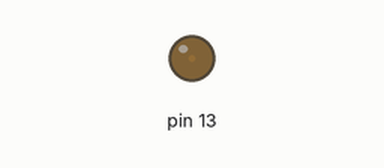
Recording of a sketch running on a simulated Arduino Leonardo, built with avr-gcc and run on an emulated ATmega32U4. On the bench: output pins drawn as LEDs (lit = HIGH).

Above: at 0.05 s.
At 3.2 s:
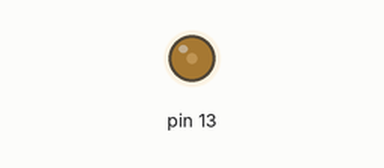
At 6.35 s:
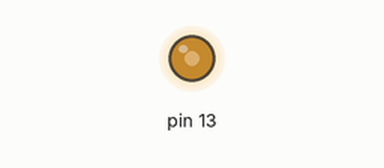
Timing chart, 0 to 8.4 s (numbered marks = the images above):
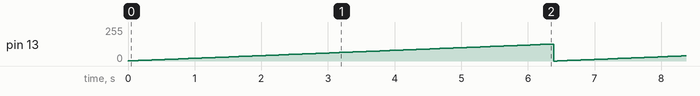

Measured:
- by itself, pin 13: ramps from 0/255 to 127/255 and jumps back, once every 6.4 s

The sketch:

MIDIUSB_write.ino
```cpp
/*
 * MIDIUSB_test.ino
 *
 * Created: 4/6/2015 10:47:08 AM
 * Author: gurbrinder grewal
 * Modified by Arduino LLC (2015)
 */

#include "MIDIUSB.h"

// First parameter is the event type (0x09 = note on, 0x08 = note off).
// Second parameter is note-on/note-off, combined with the channel.
// Channel can be anything between 0-15. Typically reported to the user as 1-16.
// Third parameter is the note number (48 = middle C).
// Fourth parameter is the velocity (64 = normal, 127 = fastest).

void noteOn(byte channel, byte pitch, byte velocity) {
  midiEventPacket_t noteOn = {0x09, 0x90 | channel, pitch, velocity};
  MidiUSB.sendMIDI(noteOn);
}

void noteOff(byte channel, byte pitch, byte velocity) {
  midiEventPacket_t noteOff = {0x08, 0x80 | channel, pitch, velocity};
  MidiUSB.sendMIDI(noteOff);
}

void setup() {
  Serial.begin(115200);
  pinMode(13,OUTPUT);
}

// First parameter is the event type (0x0B = control change).
// Second parameter is the event type, combined with the channel.
// Third parameter is the control number number (0-119).
// Fourth parameter is the control value (0-127).

void controlChange(byte channel, byte control, byte value) {
  midiEventPacket_t event = {0x0B, 0xB0 | channel, control, value};
  MidiUSB.sendMIDI(event);
}
int n;
void loop() {
  n++;
  if(n>127) n = 0;
  controlChange(1, 10, n);   // Channel 0, middle C, normal velocity
  analogWrite(13,n);
  MidiUSB.flush();
  delay(50);

  // controlChange(0, 10, 65); // Set the value of controller 10 on channel 0 to 65
}
```
